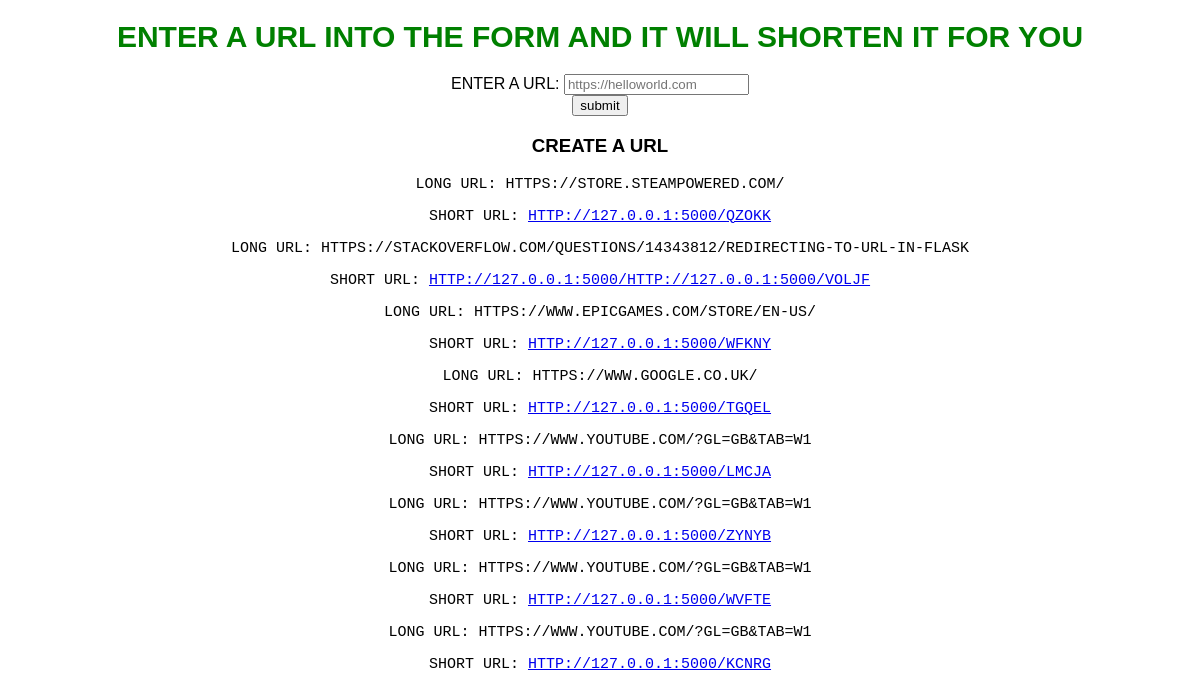
Before: / with the older database file.
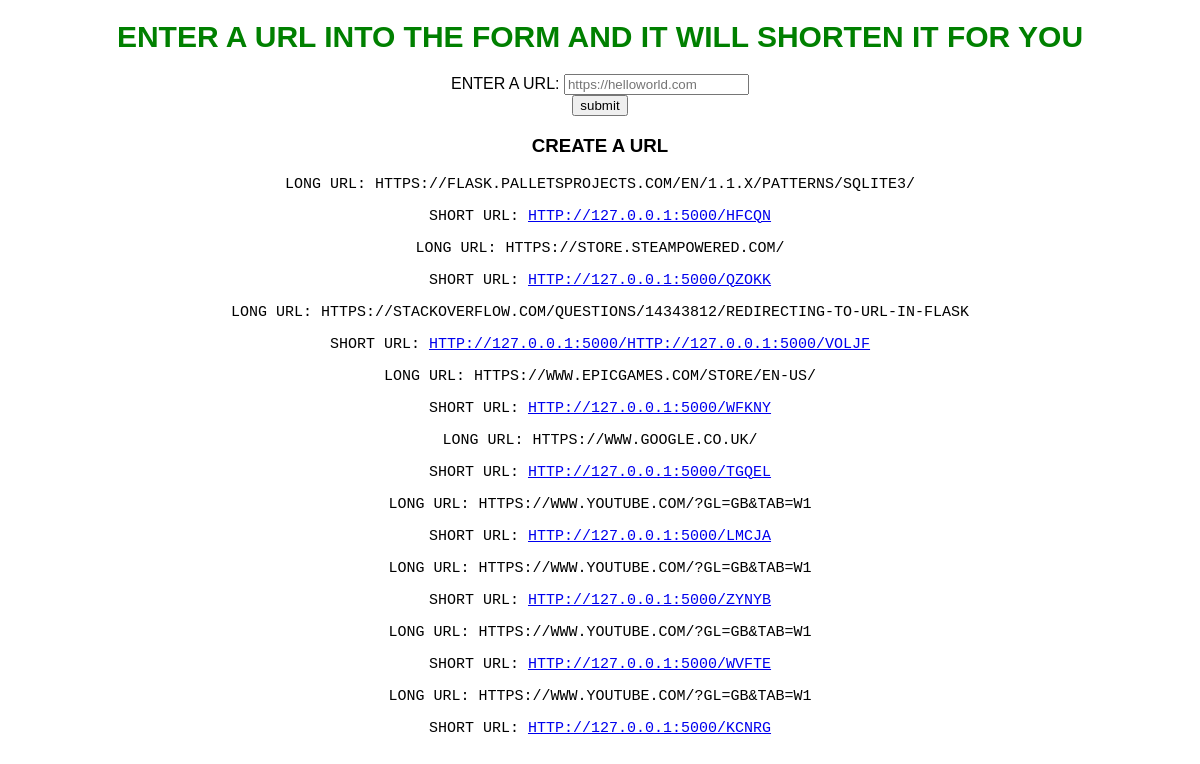
After: the same page with the newer database file.
### tables this page shows
CREATE TABLE urls (id INTEGER PRIMARY KEY AUTOINCREMENT, longurl VARCHAR(1000), shorturl VARCHAR(100));

### server.py (the view, shortened to what this page needs)
@server.route('/', methods=['GET', 'POST'])
def home():
    db = get_db()
    cursor = db.cursor()
    cursor.execute('SELECT * FROM urls')
    all_urls = cursor.fetchall()
    message= "create a url"
    return render_template("input.html", title="Home", message=message, all_urls=all_urls)

### db.py (called while the page is built)
def get_db():
    db = getattr(g, '_database', None)
    if db is None:
         db = g._database = sqlite3.connect(DATABASE)
    return db

### server.py (called while the page is built)
@server.teardown_appcontext
def close_connection(exception):
    db = getattr(g, '_database', None)
    if db is not None:
        db.close()

### templates/input.html (shortened to what this page needs)
{% extends "index.html" %}
{% block content %}
<div class = .form>
<form action="#", method="post">
    <label for ="url"> Enter a URL: </label>
    <input type="url" name="nm" id="url" placeholder = "https://helloworld.com" pattern= "https://.*" required>
    <br>
    <input type="submit" value="submit" id='button'>
</form>
<div>
<h3>{{message}}</h3>
{% for url in all_urls|reverse %}
    <div>
        <p>Long url: {{url[1]}}</p>
        <p>Short url: <a href="http://127.0.0.1:5000/{{url[2]}}">http://127.0.0.1:5000/{{url[2]}}</a></p>
    </div>
{% endfor %}
{% endblock content %}

### templates/index.html (shortened to what this page needs)
<!DOCTYPE html>
<html lang="en">
<head>
    <link rel="stylesheet" href="{{ url_for('static', filename='style.css') }}">
</head>
<body>
    <h1>Enter a url into the form and it will shorten it for you</h1>
    {% block content %}
    {% endblock content %}
</body>
</html>

### static/style.css (style rules this page uses)
body, html { width: 100%; height: 100%; margin: 0; }
body { font-family: Arial, Helvetica, sans-serif; text-transform: uppercase; text-align: center; size: 50px; }
h1 { font-size: 30px; color: green; }
p { font-size: 15px; font-family: "Lucida Console", "Courier New", monospace; }

Changed rows visible on the page:
added urls: longurl "HTTPS://FLASK.PALLETSPROJECTS.COM/EN/1.1.X/PATTERNS/SQLITE3/", shorturl "HFCQN"
